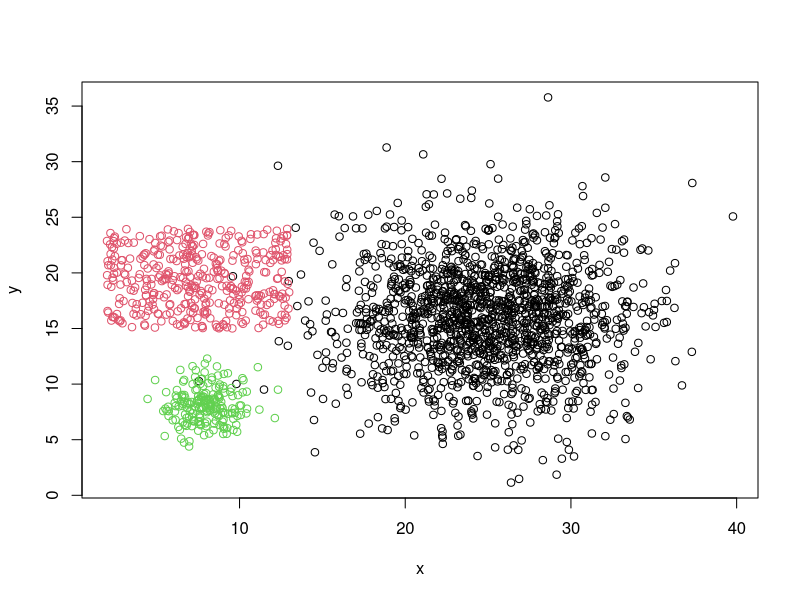
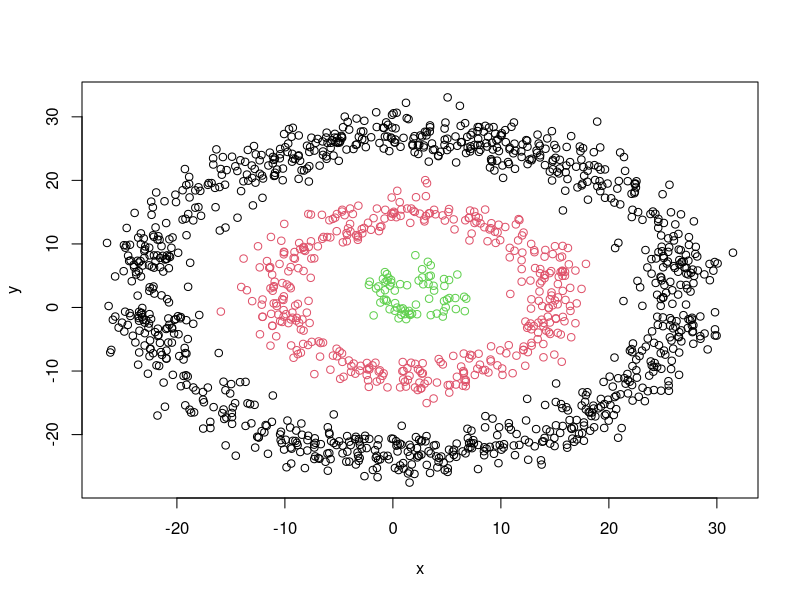
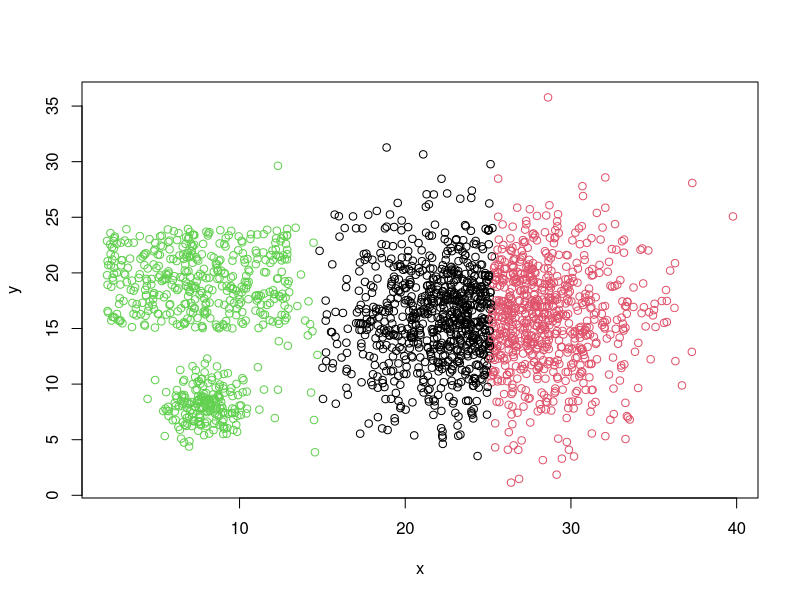
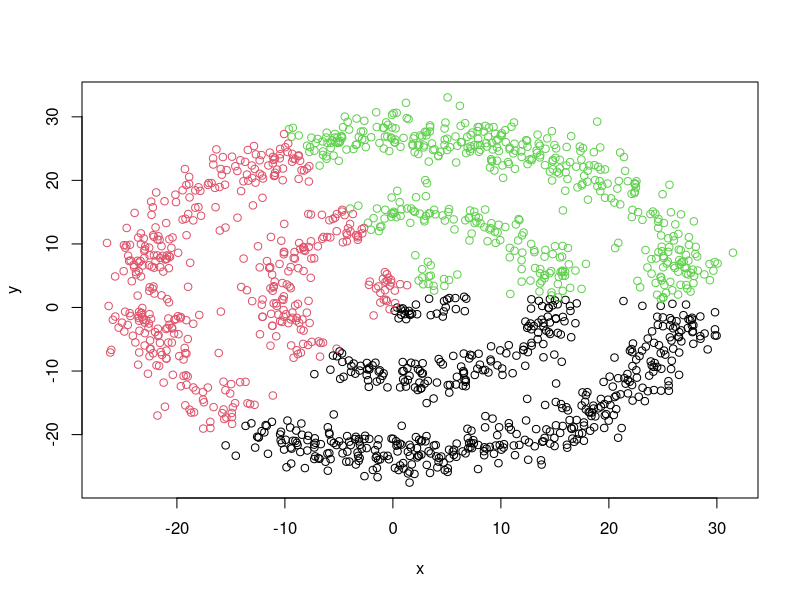
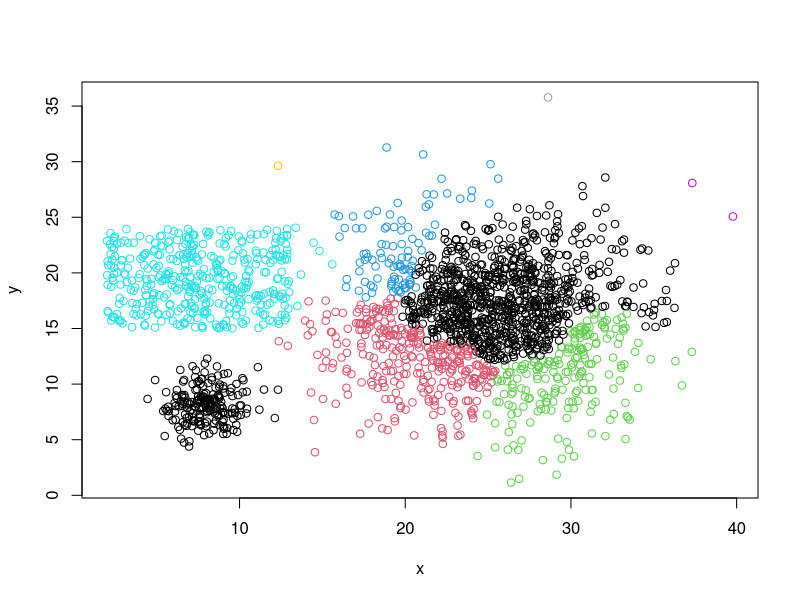
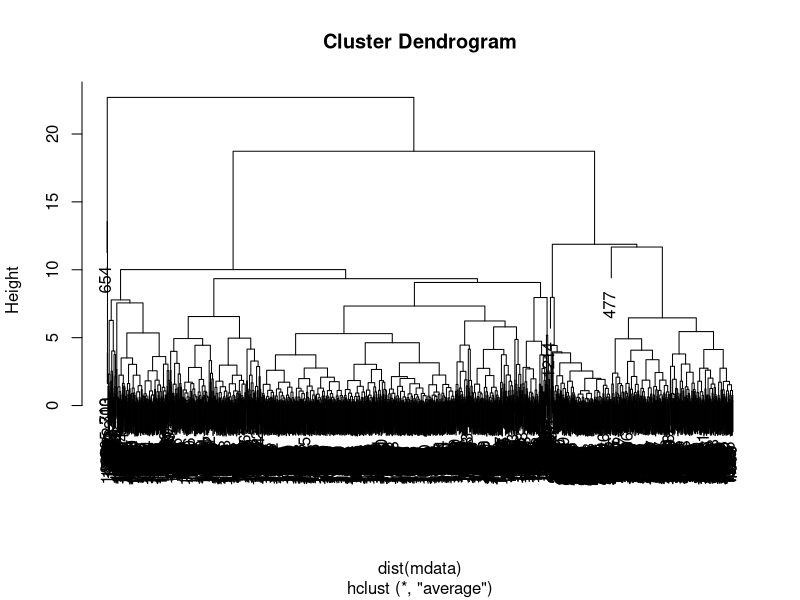
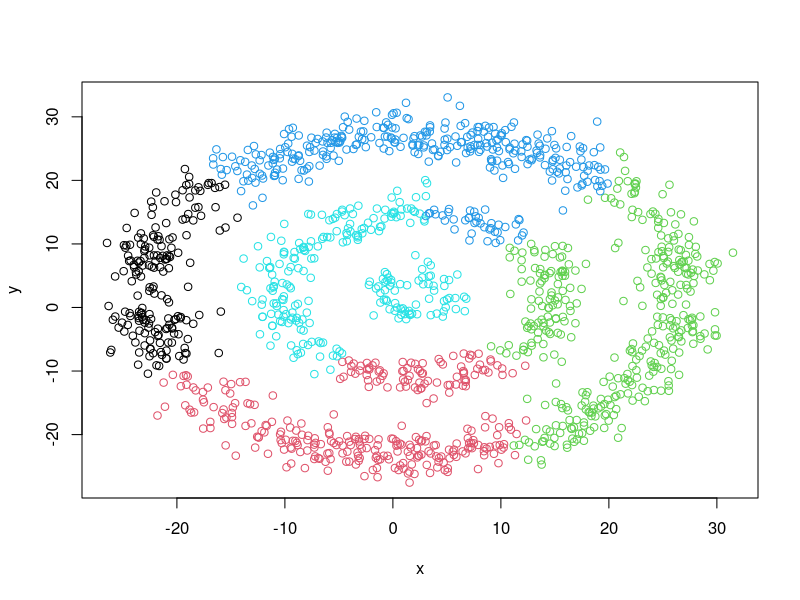
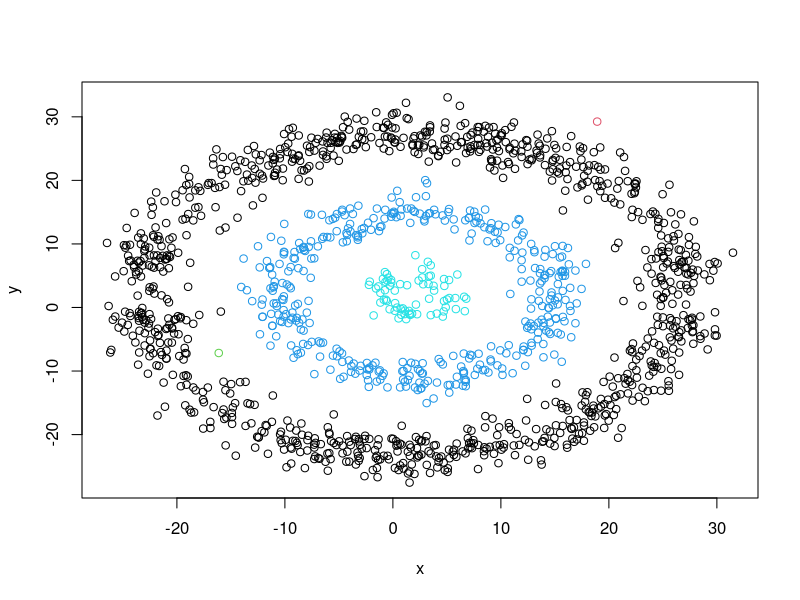

R code for these plots, in order:
## ---- chunk 1
x=rnorm(1500,mean=25,sd=4.5);y=rnorm(1500,mean=16,sd=4.5);
dfnormal=data.frame(cc=1,x=x,y=y);
x=runif(400,min=2,max=13); y=runif(400,min=15,max=24);
dfnormal=rbind(dfnormal,data.frame(cc=2,x=x,y=y));
x=rnorm(200,mean=8,sd=1.5);y=rnorm(200,mean=8,sd=1.5);
dfnormal=rbind(dfnormal,data.frame(cc=3,x=x,y=y));

#plot(dfnormal$x,dfnormal$y,col=dfnormal$cc)
plot(y~x,col=cc,dfnormal)

## ---- chunk 2
getcircle <- function(np,np2,cc,r,nsd){  #np=800;np2=100;r=25,nsd=2
  x=c(runif(np,min=-r,max=r),runif(np2,min=-r,max=-r+1),runif(np2,min=r-1,max=r))
  y=sign(rnorm(np+np2*2))*sqrt(r^2-x^2)+rnorm(np+np2*2,mean=2,sd=nsd);
  x=x+rnorm(np+np2*2,mean=2,sd=nsd);
  return(data.frame(cc=cc,x=x,y=y))
}
dfcircle=getcircle(800,100,1,25,2)
dfcircle=rbind(dfcircle,getcircle(300,50,2,13,1.6))
dfcircle=rbind(dfcircle,getcircle(50,10,3,3,1))
#plot(dfcircle$x,dfcircle$y,col=factor(dfcircle$cc))
plot(y~x,col=factor(cc),dfcircle)

## ---- chunk 3
#清空原分类
mdata=dfnormal
mdata$cc=NULL

#执行kmeans
cc=kmeans(mdata,3)
ccout=fitted(cc)

#查看聚类结果
#table(dfnormal$cc, cc$cluster)
plot(y~x,col=rownames(ccout),dfnormal)

## ---- chunk 4
#清空原分类
mdata=dfcircle
mdata$cc=NULL
#执行kmeans
cc=kmeans(mdata,3)
ccout=fitted(cc)
#查看聚类结果
#table(dfcircle, cc$cluster)
plot(y~x,col=rownames(ccout),dfcircle)

## ---- chunk 5
mdata=dfnormal
mdata$cc=NULL
#执行hclust
hc = hclust(dist(mdata), "ave")
#plot(hc)
#分类
ccout = cutree(hc, k = 10)
plot(y~x,col=ccout,dfnormal)


## ---- chunk 6
plot(hc)

## ---- chunk 7
dend1 = as.dendrogram(hc)
str(dend1, max = 2)

## ---- chunk 8
mdata=dfcircle
mdata$cc=NULL
#执行hclust
hc = hclust(dist(mdata), "ave")
#plot(hc)
#分类
ccout = cutree(hc, k = 5)
plot(y~x,col=ccout,dfcircle)


## ---- chunk 9
mdata=dfcircle
mdata$cc=NULL
#执行hclust, single算法
hc = hclust(dist(mdata), "single")
ccout = cutree(hc, k = 5)
#把圈圈的间距加大点？  
plot(y~x,col=ccout,dfcircle)

